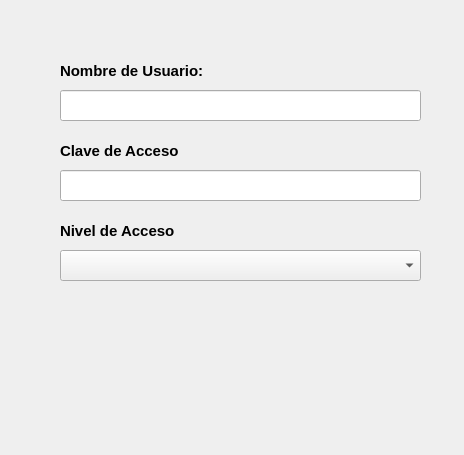
<?xml version="1.0" encoding="UTF-8"?>
<ui version="4.0">
 <class>newUserForm</class>
 <widget class="QWidget" name="newUserForm">
  <property name="geometry">
   <rect>
    <x>0</x>
    <y>0</y>
    <width>464</width>
    <height>455</height>
   </rect>
  </property>
  <property name="windowTitle">
   <string>Nuevo Usuario</string>
  </property>
  <widget class="QLineEdit" name="userNameLineEdit">
   <property name="geometry">
    <rect>
     <x>60</x>
     <y>90</y>
     <width>361</width>
     <height>31</height>
    </rect>
   </property>
  </widget>
  <widget class="QLineEdit" name="userPaswordLineEdit">
   <property name="geometry">
    <rect>
     <x>60</x>
     <y>170</y>
     <width>361</width>
     <height>31</height>
    </rect>
   </property>
  </widget>
  <widget class="QComboBox" name="levelComboBox">
   <property name="geometry">
    <rect>
     <x>60</x>
     <y>250</y>
     <width>361</width>
     <height>31</height>
    </rect>
   </property>
  </widget>
  <widget class="QLabel" name="label">
   <property name="geometry">
    <rect>
     <x>60</x>
     <y>60</y>
     <width>201</width>
     <height>21</height>
    </rect>
   </property>
   <property name="font">
    <font>
     <family>Arial</family>
     <pointsize>11</pointsize>
     <weight>75</weight>
     <bold>true</bold>
    </font>
   </property>
   <property name="text">
    <string>Nombre de Usuario:</string>
   </property>
  </widget>
  <widget class="QLabel" name="label_2">
   <property name="geometry">
    <rect>
     <x>60</x>
     <y>140</y>
     <width>201</width>
     <height>21</height>
    </rect>
   </property>
   <property name="font">
    <font>
     <family>Arial</family>
     <pointsize>11</pointsize>
     <weight>75</weight>
     <bold>true</bold>
    </font>
   </property>
   <property name="text">
    <string>Clave de Acceso</string>
   </property>
  </widget>
  <widget class="QLabel" name="label_3">
   <property name="geometry">
    <rect>
     <x>60</x>
     <y>220</y>
     <width>201</width>
     <height>21</height>
    </rect>
   </property>
   <property name="font">
    <font>
     <family>Arial</family>
     <pointsize>11</pointsize>
     <weight>75</weight>
     <bold>true</bold>
    </font>
   </property>
   <property name="text">
    <string>Nivel de Acceso</string>
   </property>
  </widget>
  <widget class="QPushButton" name="cancelButton">
   <property name="geometry">
    <rect>
     <x>100</x>
     <y>330</y>
     <width>81</width>
     <height>81</height>
    </rect>
   </property>
   <property name="styleSheet">
    <string notr="true">QPushButton:hover
{
	border-style: solid;
   	background-color:#ff8b8b;

}

QPushButton:pressed
{
	 	background-color:#0069c0;
}
</string>
   </property>
   <property name="text">
    <string/>
   </property>
   <property name="icon">
    <iconset>
     <normaloff>../assetes/icons/button.png</normaloff>../assetes/icons/button.png</iconset>
   </property>
   <property name="iconSize">
    <size>
     <width>80</width>
     <height>80</height>
    </size>
   </property>
   <property name="flat">
    <bool>true</bool>
   </property>
  </widget>
  <widget class="QPushButton" name="addUserButton">
   <property name="geometry">
    <rect>
     <x>260</x>
     <y>330</y>
     <width>81</width>
     <height>81</height>
    </rect>
   </property>
   <property name="cursor">
    <cursorShape>PointingHandCursor</cursorShape>
   </property>
   <property name="styleSheet">
    <string notr="true">QPushButton:hover
{
	border-style: solid;
   	background-color:#bbdefb;

}

QPushButton:pressed
{
	 	background-color:#0069c0;
}
</string>
   </property>
   <property name="text">
    <string/>
   </property>
   <property name="icon">
    <iconset>
     <normaloff>../assetes/icons/add-user.png</normaloff>../assetes/icons/add-user.png</iconset>
   </property>
   <property name="iconSize">
    <size>
     <width>80</width>
     <height>80</height>
    </size>
   </property>
   <property name="shortcut">
    <string/>
   </property>
   <property name="checkable">
    <bool>false</bool>
   </property>
   <property name="checked">
    <bool>false</bool>
   </property>
   <property name="autoRepeat">
    <bool>false</bool>
   </property>
   <property name="autoExclusive">
    <bool>false</bool>
   </property>
   <property name="autoDefault">
    <bool>false</bool>
   </property>
   <property name="default">
    <bool>false</bool>
   </property>
   <property name="flat">
    <bool>true</bool>
   </property>
  </widget>
 </widget>
 <resources/>
 <connections/>
</ui>
